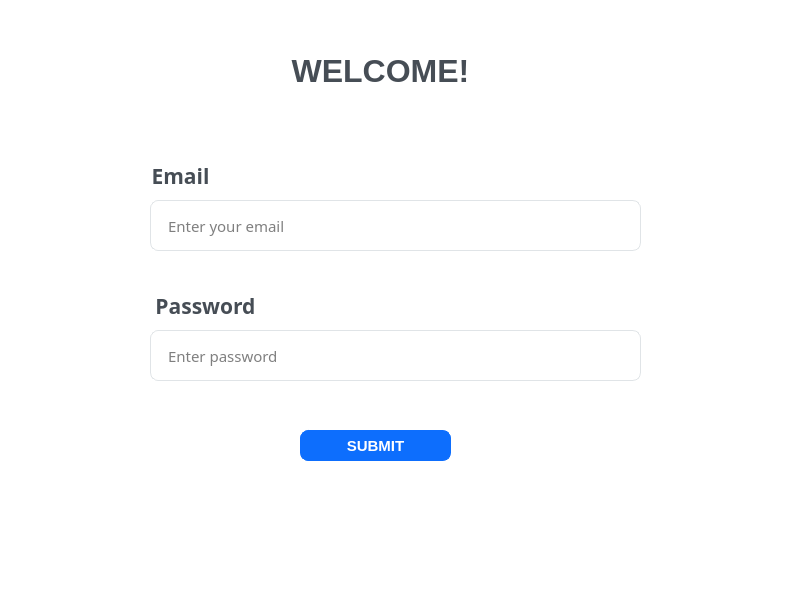
<?xml version="1.0" encoding="UTF-8"?>
<ui version="4.0">
 <class>MainWindow</class>
 <widget class="QMainWindow" name="MainWindow">
  <property name="geometry">
   <rect>
    <x>0</x>
    <y>0</y>
    <width>800</width>
    <height>600</height>
   </rect>
  </property>
  <property name="windowTitle">
   <string>Login</string>
  </property>
  <property name="styleSheet">
   <string notr="true">QWidget {
  background-color: #fff;
}
QLabel {
  color: #464d55;
  font-weight: 600;
}
QLabel#heading {
  color: #0f1925;
  font-size: 18px;
  margin-bottom: 10px;
}

QLabel#subheading {
  color: #0f1925;
  font-size: 12px;
  font-weight: normal;
  margin-bottom: 10px;
}
QLineEdit {
  border-radius: 8px;
  border: 1px solid #e0e4e7;
  padding: 5px 15px;
}

QLineEdit:focus {
  border: 1px solid #d0e3ff;
}

QLineEdit::placeholder {
  color: #767e89;
}
QPushButton {
  background-color: #0d6efd;
  color: #fff;
  font-weight: 600;
  border-radius: 8px;
  border: 1px solid #0d6efd;
  padding: 5px 15px;
  margin-top: 10px;
  outline: 0px;
}
QPushButton:hover,
QPushButton:focus {
  background-color: #0b5ed7;
  border: 3px solid #9ac3fe;
}</string>
  </property>
  <widget class="QWidget" name="centralwidget">
   <widget class="QLabel" name="label">
    <property name="geometry">
     <rect>
      <x>220</x>
      <y>40</y>
      <width>321</width>
      <height>61</height>
     </rect>
    </property>
    <property name="font">
     <font>
      <pointsize>24</pointsize>
      <weight>75</weight>
      <bold>true</bold>
     </font>
    </property>
    <property name="text">
     <string>WELCOME!</string>
    </property>
    <property name="alignment">
     <set>Qt::AlignCenter</set>
    </property>
    <property name="margin">
     <number>0</number>
    </property>
   </widget>
   <widget class="QLabel" name="emailLabel">
    <property name="geometry">
     <rect>
      <x>130</x>
      <y>160</y>
      <width>101</width>
      <height>31</height>
     </rect>
    </property>
    <property name="font">
     <font>
      <family>MS PGothic</family>
      <pointsize>16</pointsize>
      <weight>75</weight>
      <bold>true</bold>
     </font>
    </property>
    <property name="text">
     <string>Email</string>
    </property>
    <property name="alignment">
     <set>Qt::AlignCenter</set>
    </property>
   </widget>
   <widget class="QLineEdit" name="mailBox">
    <property name="geometry">
     <rect>
      <x>150</x>
      <y>200</y>
      <width>491</width>
      <height>51</height>
     </rect>
    </property>
    <property name="font">
     <font>
      <family>Microsoft YaHei</family>
      <pointsize>11</pointsize>
     </font>
    </property>
    <property name="text">
     <string/>
    </property>
    <property name="placeholderText">
     <string>Enter your email</string>
    </property>
    <property name="cursorMoveStyle">
     <enum>Qt::LogicalMoveStyle</enum>
    </property>
    <property name="clearButtonEnabled">
     <bool>false</bool>
    </property>
   </widget>
   <widget class="QLineEdit" name="passbox">
    <property name="geometry">
     <rect>
      <x>150</x>
      <y>330</y>
      <width>491</width>
      <height>51</height>
     </rect>
    </property>
    <property name="font">
     <font>
      <family>Microsoft YaHei</family>
      <pointsize>11</pointsize>
     </font>
    </property>
    <property name="text">
     <string/>
    </property>
    <property name="placeholderText">
     <string>Enter password</string>
    </property>
   </widget>
   <widget class="QLabel" name="passLabel">
    <property name="geometry">
     <rect>
      <x>130</x>
      <y>290</y>
      <width>151</width>
      <height>31</height>
     </rect>
    </property>
    <property name="font">
     <font>
      <family>MS PGothic</family>
      <pointsize>16</pointsize>
      <weight>75</weight>
      <bold>true</bold>
     </font>
    </property>
    <property name="text">
     <string>Password</string>
    </property>
    <property name="alignment">
     <set>Qt::AlignCenter</set>
    </property>
   </widget>
   <widget class="QPushButton" name="submitButton">
    <property name="geometry">
     <rect>
      <x>300</x>
      <y>420</y>
      <width>151</width>
      <height>41</height>
     </rect>
    </property>
    <property name="font">
     <font>
      <pointsize>11</pointsize>
      <weight>75</weight>
      <bold>true</bold>
     </font>
    </property>
    <property name="text">
     <string>SUBMIT</string>
    </property>
   </widget>
  </widget>
  <widget class="QMenuBar" name="menubar">
   <property name="geometry">
    <rect>
     <x>0</x>
     <y>0</y>
     <width>800</width>
     <height>26</height>
    </rect>
   </property>
  </widget>
  <widget class="QStatusBar" name="statusbar"/>
 </widget>
 <resources/>
 <connections/>
</ui>
